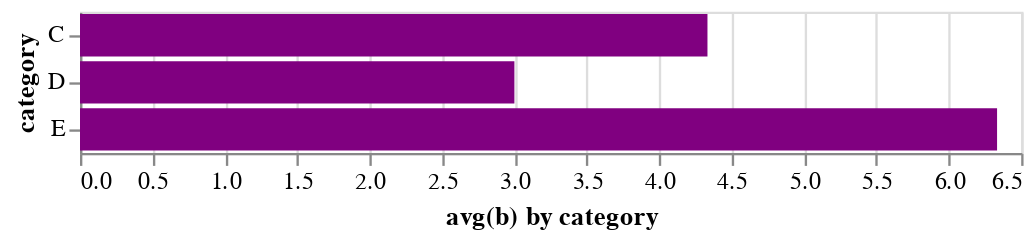

Notebook code cell kept with this figure:
### Code cell
#Customizing your visualizations
alt.Chart(df).mark_bar(color='purple').encode(
    alt.Y('a', title='category'),
    alt.X('average(b)', title='avg(b) by category')
)

### Figure 1 — Vega-Lite specification as saved in the notebook (floating-point values rounded to 4 significant figures)
{"config": {"view": {"continuousWidth": 400, "continuousHeight": 300}}, "data": {"name": "data-347f1284ea3247c0f55cb966abbdd2d8"}, "mark": {"type": "bar", "color": "purple"}, "encoding": {"x": {"aggregate": "average", "field": "b", "title": "avg(b) by category", "type": "quantitative"}, "y": {"field": "a", "title": "category", "type": "nominal"}}, "$schema": "https://vega.github.io/schema/vega-lite/v4.17.0.json", "datasets": {"data-347f1284ea3247c0f55cb966abbdd2d8": [{"a": "C", "b": 2}, {"a": "C", "b": 7}, {"a": "C", "b": 4}, {"a": "D", "b": 1}, {"a": "D", "b": 2}, {"a": "D", "b": 6}, {"a": "E", "b": 8}, {"a": "E", "b": 4}, {"a": "E", "b": 7}]}}
